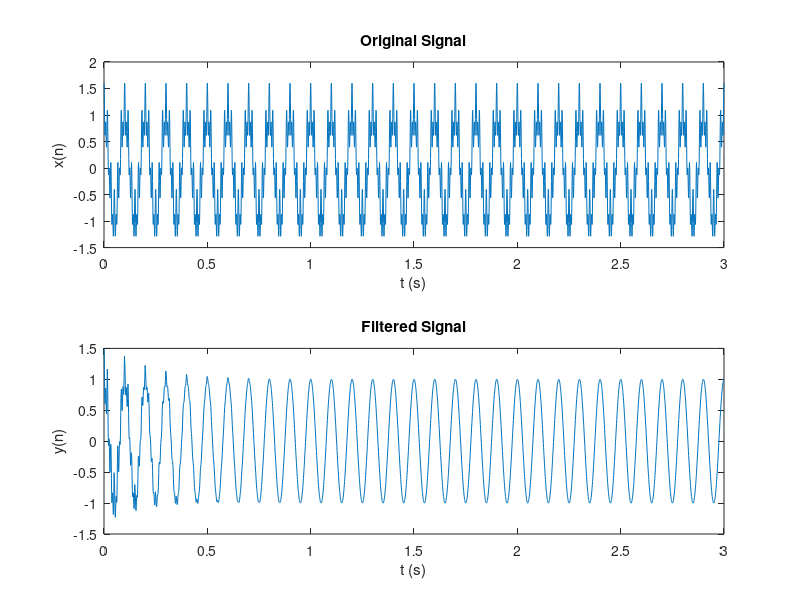
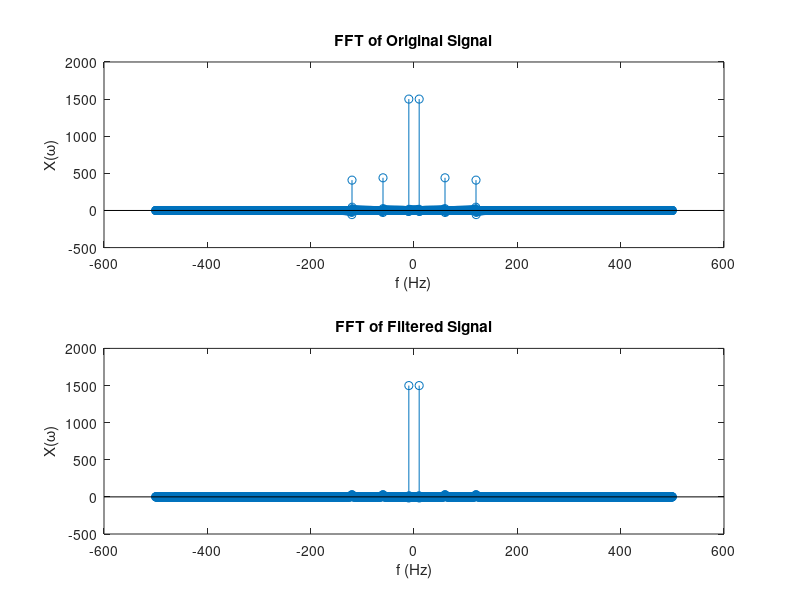

Source code (MATLAB) for these figures, in order:
%{
    Tugas Besar EB3102 - Pengolahan Sinyal Biomedika
    Irfan Tito Kurniawan
    NIM 18317019

    Comb filter performance proof on cosine function
%}

% Clear the screen, clean all the variables, close all windows
clear; clc; close all;

pkg load signal

% Signal properties
sample_frequency = 1000;
power_supply_frequency = 60;
max_frequency = sample_frequency / 2;
duration = 3;
signal_length = duration * sample_frequency;
tstep = duration / signal_length;

freq_1 = 60 * 2 * pi;
freq_2 = 120 * 2 * pi;
freq_3 = 10 * 2 * pi;

n = [0:tstep:duration];
n_2 = [0:signal_length];

x = (0.3 * cos(freq_1 * n)) + (0.3 * cos(freq_2 * n)) + cos(freq_3 * n);

x_fft = fftshift(fft(x));

% Second order notch filter difference equation generator
function [b, a] = design_notch(notch_frequency, max_frequency, pole_distance_from_origin)
    notch_frequency_ratio = notch_frequency / max_frequency;
    cos_omega = cos(notch_frequency_ratio * pi);

    a_0 = 1;
    a_1 = -2 * pole_distance_from_origin * cos_omega;
    a_2 = pole_distance_from_origin .^ 2;
    b_0 = 1;
    b_1 = -2 * cos_omega;
    b_2 = 1;

    b = ((pole_distance_from_origin .^ 2 + (2 * pole_distance_from_origin) + 1) / 4) .* [b_0, b_1, b_2];    
    a = [a_0, a_1, a_2];
end

function [b, a] = design_comb(natural_frequency, sample_frequency, pole_distance_from_origin)
    b = [1];
    a = [1];

    max_frequency = sample_frequency / 2;
    frequency_ratio = natural_frequency / sample_frequency;
    notch_amount = floor(1 / frequency_ratio);

    for i = 1:notch_amount
        [dummy_b, dummy_a] = design_notch(i * natural_frequency, max_frequency, pole_distance_from_origin);
        b = conv(b, dummy_b);
        a = conv(a, dummy_a);
    end
end

% Comb Filter
pole_distance_from_origin = 0.995;
[b, a] = design_comb(power_supply_frequency, sample_frequency, pole_distance_from_origin);

y = filter(b, a, x);

y_fft = fftshift(fft(y));

figure;
subplot(2, 1, 1); 
plot(n, x);
xlabel('t (s)');
ylabel('x(n)');
title('Original Signal');
subplot(2, 1, 2); 
plot(n, y);
xlabel('t (s)');
ylabel('y(n)');
title('Filtered Signal');


figure;
subplot(2, 1, 1); 
stem((n_2 / signal_length * sample_frequency) - (sample_frequency / 2), x_fft);
xlabel('f (Hz)');
ylabel('X(\omega)');
title('FFT of Original Signal');
subplot(2, 1, 2); 
stem((n_2 / signal_length * sample_frequency) - (sample_frequency / 2), y_fft);
xlabel('f (Hz)');
ylabel('X(\omega)');
title('FFT of Filtered Signal');